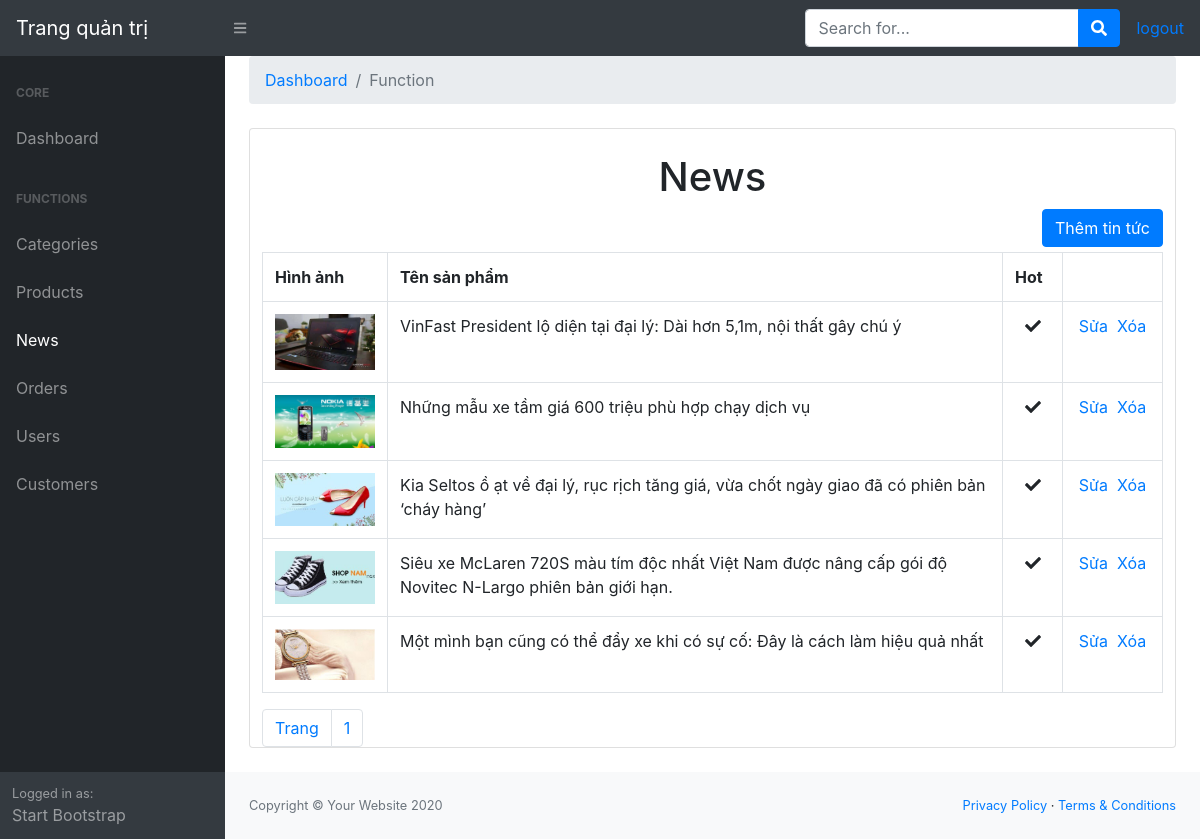
The app's page /admin/index.php?controller=news (signed in) with its own data.
### tables this page shows
CREATE TABLE `news` (
  `id` int(11) NOT NULL,
  `name` varchar(500) NOT NULL,
  `description` varchar(4000) NOT NULL,
  `content` text NOT NULL,
  `hot` int(11) NOT NULL DEFAULT 0,
  `photo` varchar(500) NOT NULL
);

### admin/controllers/NewsController.php (called while the page is built, shortened)
<?php
	include "models/NewsModel.php";
	class NewsController extends Controller{
		public function index(){
			$recordPerPage = 20;
			$numPage = ceil($this->modelTotalRecord()/$recordPerPage);
			$data = $this->modelRead($recordPerPage);
			$this->loadView("NewsView.php",["data"=>$data,"numPage"=>$numPage]);
		}
	}
 ?>

### admin/models/NewsModel.php (called while the page is built, shortened)
<?php
	trait NewsModel{
		public function modelRead($recordPerPage){
			$page = isset($_GET["p"]) && $_GET["p"] > 0 ? ($_GET["p"] - 1) : 0;
			$from = $page * $recordPerPage;
			$db = Connection::getInstance();
			$query = $db->query("select * from news order by id desc limit $from,$recordPerPage");
			return $query->fetchAll();
		}
		public function modelTotalRecord(){
			$db = Connection::getInstance();
			$query = $db->query("select * from news");
			return $query->rowCount();
		}
	}
 ?>

### admin/views/NewsView.php (the view, shortened to what this page needs)
 <div class="col-md-12">
     <h1 class="mt-4" style="text-align: center;">News</h1>
    <div style="margin-bottom:5px; float: right;">
        <a href="index.php?controller=news&action=create" class="btn btn-primary">Thêm tin tức</a>
    </div>
    <div class="panel panel-primary">
        <div class="panel-body">
            <table class="table table-bordered table-hover">
                <tr>
                    <th style="width:100px;">Hình ảnh</th>
                    <th>Tên sản phẩm</th>
                    <th style="width:60px;">Hot</th>
                    <th style="width:100px;"></th>
                </tr>
                <?php foreach($data as $rows): ?>
                <tr>
                    <td>
                        <?php if($rows->photo != "" && file_exists("../assets/upload/news/".$rows->photo)): ?>
                            <img src="../assets/upload/news/<?php echo $rows->photo; ?>" style="max-width: 100px;">
                        <?php endif; ?>
                    </td>
                    <td><?php echo $rows->name; ?></td>
                    <td style="text-align:center;">
                        <?php if(isset($rows->hot) && $rows->hot == 1): ?>
                            <span class="fa fa-check"></span>
                        <?php endif; ?>
                    </td>
                    <td style="text-align:center;">
                        <a href="index.php?controller=news&action=update&id=<?php echo $rows->id; ?>">Sửa</a>&nbsp;
                        <a href="index.php?controller=news&action=delete&id=<?php echo $rows->id; ?>" onclick="return window.confirm('Are you sure?');">Xóa</a>
                    </td>
                </tr>
            	<?php endforeach; ?>
            </table>
            <ul class="pagination">
            	<li class="page-item"><a href="#" class="page-link">Trang</a></li>
            	<?php for($i = 1; $i <= $numPage; $i++): ?>
            		<li class="page-item"><a href="index.php?controller=news&p=<?php echo $i; ?>" class="page-link"><?php echo $i; ?></a></li>
            	<?php endfor; ?>
            </ul>
        </div>
    </div>
</div>

### admin/views/NewsView.php (style rules this page uses)
.pagination { padding:0px; margin:0px; }

### records on screen
news: photo (picture), name "VinFast President lộ diện tại đại lý: Dài hơn 5,1m, nội thất gây chú ý", hot 1 (drawn)
news: photo (picture), name "Những mẫu xe tầm giá 600 triệu phù hợp chạy dịch vụ", hot 1 (drawn)
news: photo (picture), name "Kia Seltos ồ ạt về đại lý, rục rịch tăng giá, vừa chốt ngày giao đã có phiên bản ‘cháy hàng’", hot 1 (drawn)
news: photo (picture), name "Siêu xe McLaren 720S màu tím độc nhất Việt Nam được nâng cấp gói độ Novitec N-Largo phiên bản giới hạn.", hot 1 (drawn)
news: photo (picture), name "Một mình bạn cũng có thể đẩy xe khi có sự cố: Đây là cách làm hiệu quả nhất", hot 1 (drawn)
